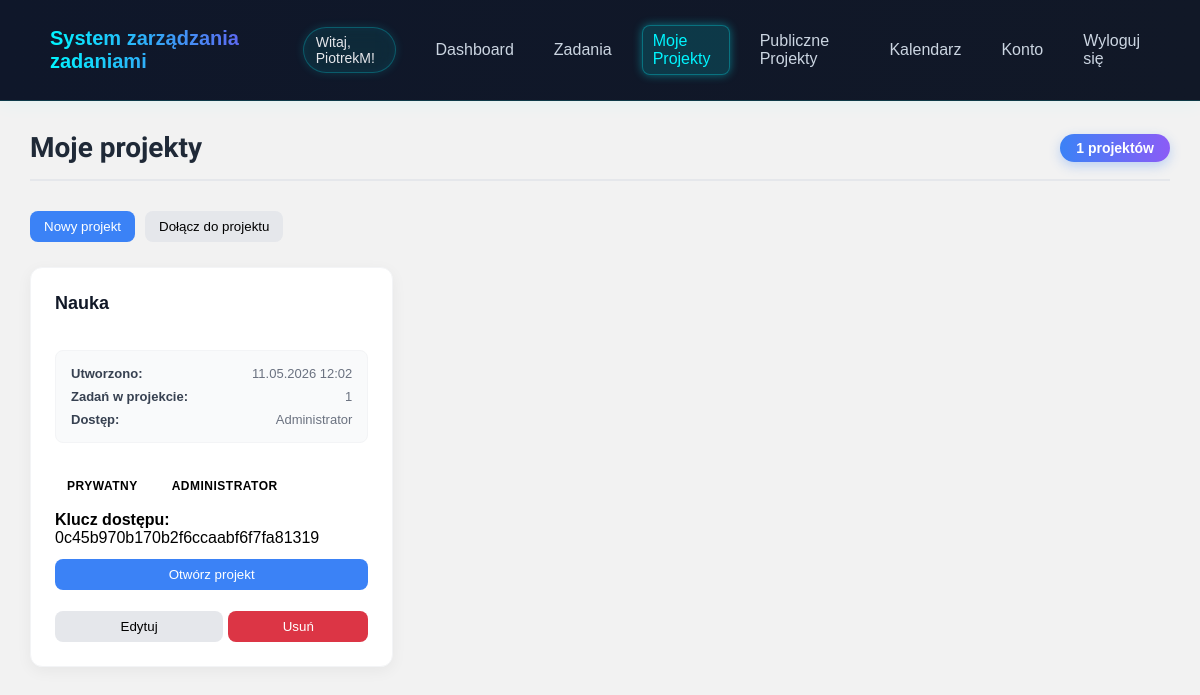
/index.php?page=projects (signed in), run on the app's committed database.
### tables this page shows
CREATE TABLE `projects` (
  `id` int NOT NULL,
  `owner_id` int NOT NULL,
  `name` varchar(150) NOT NULL,
  `description` text,
  `visibility` enum('public','private') NOT NULL DEFAULT 'public',
  `access_key` varchar(64) DEFAULT NULL COMMENT 'Klucz dostępu – wymagany gdy visibility=private',
  `created_at` datetime NOT NULL DEFAULT CURRENT_TIMESTAMP,
  `updated_at` datetime NOT NULL DEFAULT CURRENT_TIMESTAMP ON UPDATE CURRENT_TIMESTAMP,
  `share_role` enum('admin','member','viewer','') NOT NULL DEFAULT 'admin'
);

### projects.php (the view, shortened to what this page needs)
<?php
$conn = new mysqli("localhost", "root", "", "systemzarzadzania");
$user_id = $_SESSION['user_id'];
$stmt = $conn->prepare("
    SELECT
        p.id,
        p.name,
        p.description,
        p.visibility,
        p.access_key,
        p.share_role,
        p.created_at,
        p.owner_id,
        pm.role,
        COUNT(t.id) AS task_count
    FROM projects p
    LEFT JOIN tasks t ON t.project_id = p.id
    LEFT JOIN project_members pm
        ON pm.project_id = p.id AND pm.user_id = ?
    WHERE p.owner_id = ? OR pm.user_id = ?
    GROUP BY p.id, pm.role
    ORDER BY p.created_at DESC
");
$stmt->bind_param("iii", $user_id, $user_id, $user_id);
$stmt->execute();
$result = $stmt->get_result();
function rolePL($role)
{
    return [
        'admin' => 'Administrator',
        'member' => 'Może edytować',
        'viewer' => 'Tylko odczyt'
    ][$role] ?? $role;
}
?>
<div class="tasks-page">
    <div class="tasks-header">
        <h2>Moje projekty</h2>
        <div class="tasks-count">
            <?= $result->num_rows ?> projektów
        </div>
    </div>
    <div style="display: flex; gap: 10px; margin-bottom: 25px;">
        <button class="btn btn-primary" onclick="openProjectModal()">
            Nowy projekt
        </button>
        <button class="btn btn-secondary" onclick="openJoinModal()">
            Dołącz do projektu
        </button>
    </div>
    <div class="tasks-grid">
        <?php while ($row = $result->fetch_assoc()): ?>
            <div class="task-card">
                <div class="task-top">
                    <h3><?= htmlspecialchars($row['name']) ?></h3>
                </div>
                <div class="task-meta">
                    <div><b>Utworzono:</b> <?= date('d.m.Y H:i', strtotime($row['created_at'])) ?></div>
                    <div><b>Zadań w projekcie:</b> <?= $row['task_count'] ?></div>
                    <div><b>Dostęp:</b> <?= rolePL($row['share_role']) ?></div>
                </div>
                <div class="badges" style="margin-top:10px;">
                    <span class="badge">
                        <?= $row['visibility'] === 'public' ? 'Publiczny' : 'Prywatny' ?>
                    </span>
                    <span class="badge">
                        <?= rolePL($row['role'] ?? 'admin') ?>
                    </span>
                </div>
                <?php if ($row['visibility'] === 'private' && !empty($row['access_key'])): ?>
                    <div style="margin-top:12px;">
                        <b>Klucz dostępu:</b>
                        <?= htmlspecialchars($row['access_key']) ?>
                    </div>
                <?php endif; ?>
                <form action="index.php" method="GET" style="margin-top:12px;">
                    <button class="btn btn-primary" type="submit" style="width: 100%;">
                        Otwórz projekt
                    </button>
                </form>
                <?php
                $is_owner = ($row['owner_id'] == $user_id);
                $is_admin = ($row['role'] === 'admin');
                if ($is_owner || $is_admin):
                ?>
                <div style="display: flex; gap: 5px; margin-top: 5px;">
                    <button class="btn btn-secondary" style="flex: 1;" onclick='openEditProjectModal(<?= json_encode($row, JSON_HEX_APOS | JSON_HEX_QUOT) ?>)'>
                        Edytuj
                    </button>
                    <?php if ($is_owner): ?>
                    <form action="delete_project.php" method="POST" onsubmit="return confirm('Czy na pewno chcesz usunąć ten projekt? Wszystkie zadania zostaną bezpowrotnie usunięte.');" style="margin: 0; flex: 1; display: flex;">
                        <button class="btn btn-secondary" type="submit" style="background-color: #dc3545; color: white; width: 100%;">Usuń</button>
                    </form>
                    <?php endif; ?>
                </div>
                <?php endif; ?>
            </div>
        <?php endwhile; ?>
    </div>
</div>

### style.css (style rules this page uses)
body { margin: 0; font-family: Arial, Helvetica, sans-serif; background: #f2f2f2; }
.tasks-page { max-width: 1200px; margin: 0 auto; animation: fadeIn 0.4s ease; }
.tasks-header { display: flex; justify-content: space-between; align-items: center; margin-bottom: 30px; border-bottom: 2px solid #e5e7eb; padding-bottom: 15px; }
.tasks-header h2 { font-size: 28px; color: #1f2937; margin: 0; font-family: "Playwrite DE SAS", cursive; }
.tasks-count, .btn-add { background: linear-gradient(90deg, #3b82f6, #8b5cf6); color: white; padding: 6px 16px; border-radius: 999px; font-weight: 600; font-size: 14px; box-shadow: 0 4px 12px rgba(59, 130, 246, 0.3); }
.tasks-grid { display: grid; grid-template-columns: repeat(auto-fill, minmax(320px, 1fr)); gap: 25px; }
.task-card { background: white; border-radius: 12px; padding: 24px; box-shadow: 0 4px 15px rgba(0, 0, 0, 0.05); transition: all 0.3s ease; display: flex; flex-direction: column; position: relative; border: 1px solid #f3f4f6; }
.task-top { margin-bottom: 15px; }
.task-top h3 { margin: 0; font-size: 18px; color: #111827; font-weight: 700; line-height: 1.3; }
.task-meta { background: #f9fafb; padding: 15px; border-radius: 8px; font-size: 13px; color: #6b7280; margin-bottom: 20px; display: flex; flex-direction: column; gap: 8px; border: 1px solid #f3f4f6; }
.task-meta div { display: flex; justify-content: space-between; }
.task-meta b { color: #374151; font-weight: 600; }
.badges { display: flex; gap: 10px; margin-top: auto; flex-wrap: wrap; }
.badge { padding: 6px 12px; border-radius: 6px; font-size: 12px; font-weight: 700; text-transform: uppercase; letter-spacing: 0.5px; display: inline-flex; align-items: center; justify-content: center; }
.btn { padding: 8px 14px; border-radius: 8px; border: none; cursor: pointer; font-weight: 500; }
.btn-primary { background: #3b82f6; color: white; }
.btn-secondary { background: #e5e7eb; }

### data on the page
projects: name "Nauka", created_at "11.05.2026 12:02", task_count "1", share_role "Administrator", visibility "PRYWATNY", role "ADMINISTRATOR", access_key "0c45b970b170b2f6ccaabf6f7fa81319"

### other printed values
$_SESSION['username'] "PiotrekM"
$result->num_rows "1"
